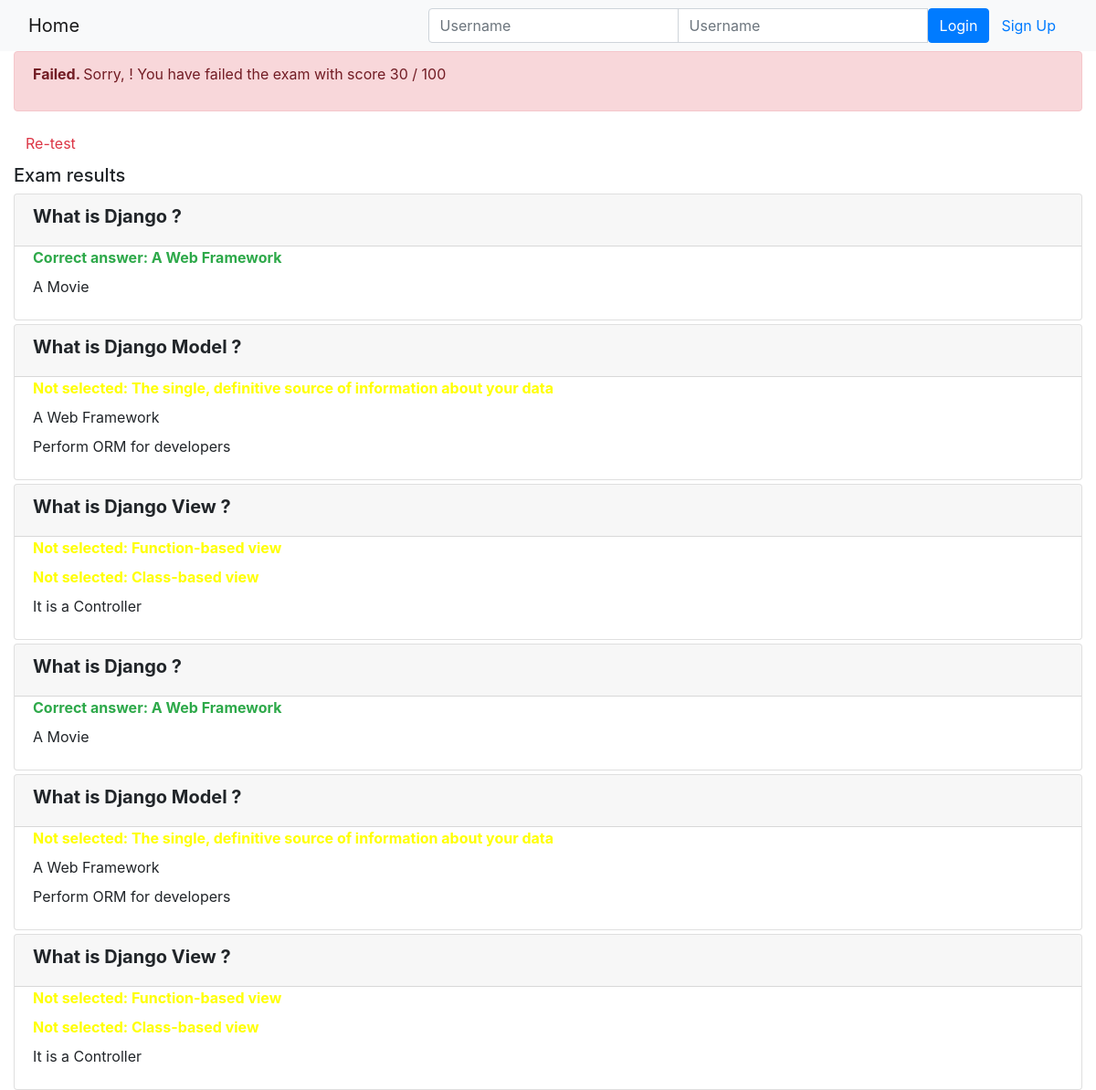
Page /onlinecourse/course/1/submission/1/result/ on the committed database.
### onlinecourse/models.py (models this page shows, shortened)
class Question(models.Model):
    course_id = models.ForeignKey(Course,on_delete=models.CASCADE)
    question_text = models.CharField(null=False,max_length=500)
    grade = models.IntegerField()

class Choice(models.Model):
    question_id=models.ForeignKey(Question,on_delete=models.CASCADE)
    choice_text=models.CharField(null=False,max_length=100)
    is_correct=models.BooleanField()

### onlinecourse/views.py (the view)
# urls.py: path('course/<int:course_id>/submission/<int:submission_id>/result/', views.show_exam_result, name = 'show_exam_result'),
def show_exam_result(request, course_id, submission_id):
    context = {}
    course = Course.objects.get(id=course_id)
    submission = Submission.objects.get(id=submission_id)
    selected = Submission.objects.filter(id=submission_id).values_list('choices',flat=True)
    score = 0
    for i in submission.choices.all().filter(is_correct = True).values_list('question_id'):
        score += Question.objects.filter(id=i[0]).first().grade
    context['selected'] = selected
    context['grade'] = score
    context['course'] = course
    return render(request, 'onlinecourse/exam_result_bootstrap.html',context)

### onlinecourse/templates/onlinecourse/exam_result_bootstrap.html (shortened to what this page needs)
<!DOCTYPE html>
<html lang="en">
<head>
    {% load static %}
    <link rel="stylesheet" href="https://maxcdn.bootstrapcdn.com/bootstrap/4.5.2/css/bootstrap.min.css">
</head>
<body>
 <nav class="navbar navbar-light bg-light">
    <div class="container-fluid">
        <div class="navbar-header">
              <a class="navbar-brand" href="{% url 'onlinecourse:index' %}">Home</a>
        </div>
        <ul class="nav navbar-nav navbar-right">
            {% if user.is_authenticated %}
            <li>
                <a class="btn btn-link" href="#">{{ user.first_name }}({{ user.username }})</a>
                <a class="btn btn-link" href="{% url 'onlinecourse:logout' %}">Logout</a>
            </li>
            {% else %}
            <li>
                <form class="form-inline" action="{% url 'onlinecourse:login' %}" method="post">
                    <div class="input-group">
                        <input type="text" class="form-control" placeholder="Username" name="username" >
                        <input type="password" class="form-control" placeholder="Username" name="psw" >
                        <button class="btn btn-primary" type="submit">Login</button>
                        <a class="btn btn-link" href="{% url 'onlinecourse:registration' %}">Sign Up</a>
                    </div>
                </form>
            </li>
            {% endif %}
        </ul>
    </div>
</nav>
<div class="container-fluid">
    {% if grade > 80 %}
    <div class="alert alert-success">
       <p><b>Congratulations, {{user.first_name}}! </b>You have passed the exam and completed the course with score {{grade}} / 100</p>
    </div>
        {% else %}
        <div class="alert alert-danger">
            <p><b>Failed. </b>Sorry, {{user.first_name}}! You have failed the exam with score {{grade}} / 100</p>
        </div>
        <a class="btn btn-link text-danger" href="{% url 'onlinecourse:course_details' course.id %}">Re-test</a>
        {% endif %}
        <div class="card-columns-vertical mt-1">
        <h5 class="">Exam results</h5>
            {% for question in course.question_set.all %}
            <div class="card mt-1">
                <div class="card-header"><h5 style="font-weight:bold">{{ question.question_text}}</h5></div>
                <div class="form-group">
                    {% for choice in question.choice_set.all %}
                    <div class="form-check">
                        {% if choice.id in selected %}
                            {% if choice.is_correct == True %}
                                <label style="color:#2ea94a;font-weight:bold">Correct answer: {{choice.choice_text}}</label>
                            {% elif choice.is_correct == False %}
                                <label style="color:red;font-weight:bold">Incorrect answer: {{choice.choice_text}}</label>
                            {% endif %}
                        {% else %}
                            {% if choice.is_correct == True %}
                                <label style="color:yellow;font-weight:bold">Not selected: {{choice.choice_text}}</label>
                            {% else %}
                                <label>{{choice.choice_text}}</label>
                            {% endif %}
                        {% endif %}
                    </div>
                    {% endfor %}
                </div>
            </div>
           {% endfor %}
        </div>
    </div>
</body>
</html>

### rows in the picture
Question: question_text "What is Django ?"
Choice: choice_text "A Web Framework"
Choice: choice_text "A Movie"
Question: question_text "What is Django Model ?"
Choice: choice_text "The single, definitive source of information about your data"
Choice: choice_text "A Web Framework"
Choice: choice_text "Perform ORM for developers"
Question: question_text "What is Django View ?"
Choice: choice_text "Function-based view"
Choice: choice_text "Class-based view"
Choice: choice_text "It is a Controller"

### other values in the picture
{{ grade }} "30"
